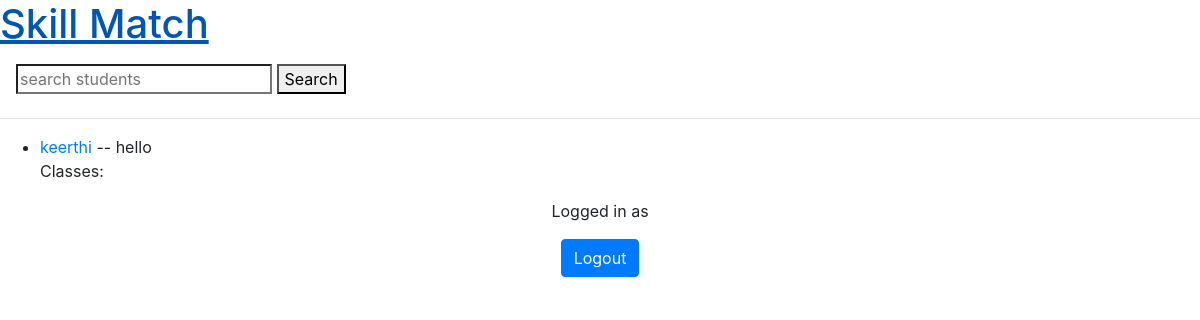
The app's page /skillMatch/, older data.
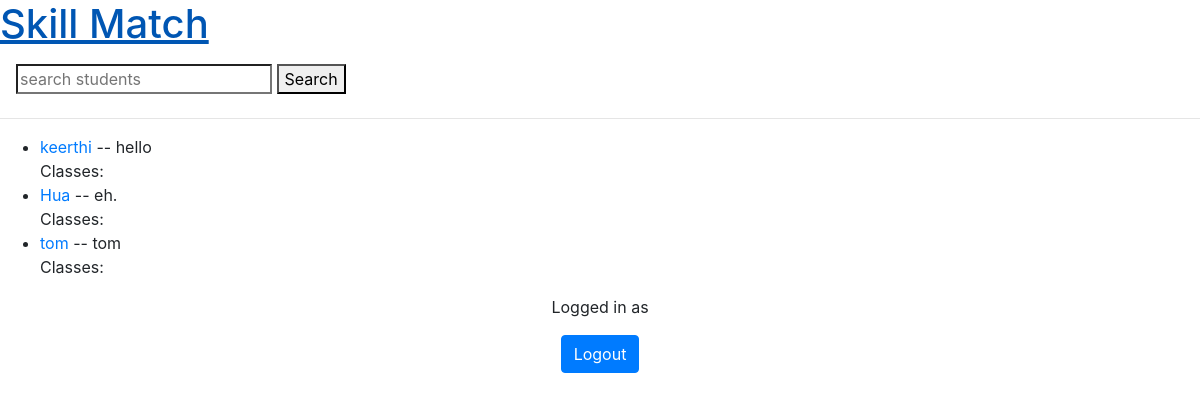
The same page, newer data.
### skillMatch/models.py (models this page shows, shortened)
class Student(models.Model):
    SEX_CHOICES = [('M', 'Male'), ('F', 'Female')]
    name = models.CharField(max_length=100)
    computing_id = models.CharField(max_length=6, unique= True)
    bio = models.TextField()
    sex = models.CharField(choices=SEX_CHOICES, max_length=1, blank=True)
    classes = models.ManyToManyField('Class',blank=True)
    skills = models.ManyToManyField('Skill', blank=True)

### skillMatch/views.py (the view)
# urls.py: path('', views.IndexView.as_view(), name='index'),
class IndexView(generic.ListView):
    template_name = 'skillMatch/index.html'
    model = Student

### templates/skillMatch/index.html (shortened to what this page needs)
{% extends 'base.html' %}
{% load static %}
{% block content %}
    {% if student_list %}
        <ul>
        {% for student in student_list %}
            <li> <a href="{% url 'skillMatch:profile' student.computing_id %}">{{ student.name }}</a> -- {{ student.bio }}
            <br>
                Classes:
            </li>
        {% endfor %}
        </ul>
    {% else %}
        <p>No students are available.</p>
    {% endif %}
{% endblock %}

### templates/base.html (shortened to what this page needs)
<!doctype html>
<html lang="en">
<head>
  <link rel="stylesheet" href="https://stackpath.bootstrapcdn.com/bootstrap/4.1.3/css/bootstrap.min.css"
>
</head>
<body class="wide">
  <div id="page" class="hfeed site">
    <header>
      <div class="header">
        <div class="main-head-wrap inner-wrap clearfix">
          <div id="header-text" class="">
            <h1 id="site-title">
              <a href="/" title="Skill Match" rel="home">Skill Match</a>
            </h1>
          </div>
        </div>
      </div>
    </header>
    <div class="main-wrapper">
      <div class="single-page clearfix">
        <div class="inner-wrap">
          <div class="navbar">
            <form class="search" action="{% url 'skillMatch:student_list' %}" method='get'>
                <input type="search" placeholder="search students" name="usr_query" value='{{ student_name }}' required>
                <button type="submit">Search</button>
            </form>
          </div>
          <hr>
          <div>
            {% block content %}
            {% endblock %}
          <div align="center">
            <p>Logged in as {{ user.username }}</p>
            <a class="btn btn-primary" href="{% url 'logout' %}">Logout</a>
          </div>
          </div>
        </div>
      </div>
    </div>
  </body>
</html>

Row changes from the older to the newer data that the page shows:
added Student: name "Hua", bio "eh."
added Student: name "tom", bio "tom"
